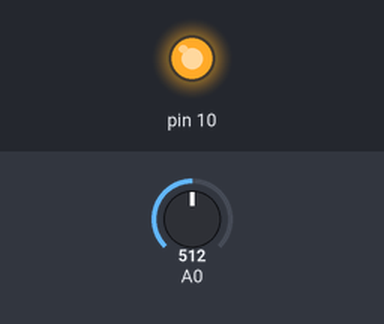
This sketch was run on a simulated Arduino Uno, built with avr-gcc and run on an emulated ATmega328P. Parts: output pins drawn as LEDs (lit = HIGH). The test bench sets the inputs (shaded band); at power-on: A0 = 512. What the sketch prints to the serial monitor is not drawn.

Above: at 1.2 s.
1.3 s: A0 set to 891
2.8 s: A0 set to 914
At 3.3 s:
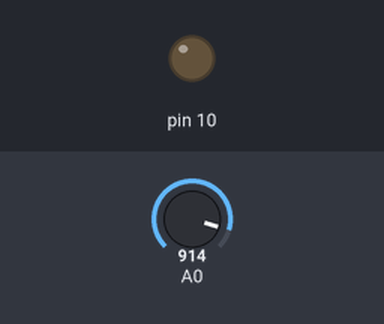
4.3 s: A0 set to 890
At 5.5 s:
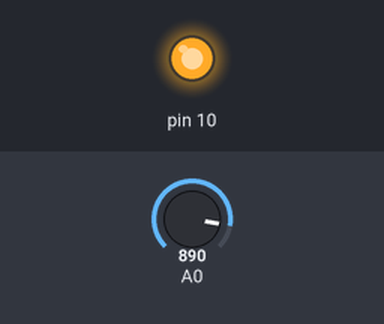
5.8 s: A0 set to 900
At 6.7 s:
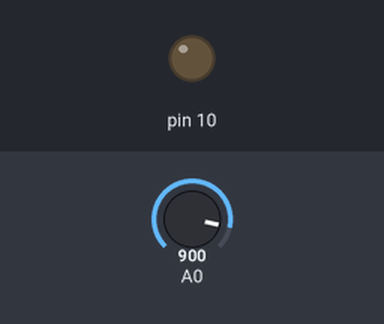
Timing chart, 0 to 8.3 s (numbered marks = the images above; inputs shaded):
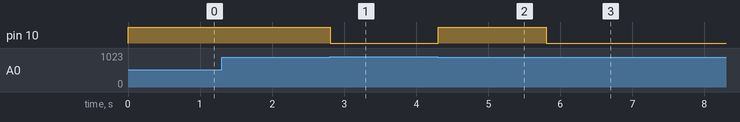

The sketch:

tcrt5000ReflektifSensor.ino
```cpp
void setup() {
  pinMode(10, OUTPUT);
  Serial.begin(9600);
}

void loop() {
  int sensorValue = analogRead(A0);
  Serial.print(sensorValue);
  if(sensorValue < 900){
    digitalWrite(10, HIGH);
  }
  else{
    digitalWrite(10, LOW);
  }
  delay(10);
}
```

Measured:
- the behaviour switches between 899 and 900 on A0 (found by bisection; images 0 and 1)
- after the input at 1.3 s, every drawn part: stays the same
- after the input at 2.8 s, pin 10: HIGH → LOW at once
- after the input at 4.3 s, pin 10: LOW → HIGH at once
- after the input at 5.8 s, pin 10: HIGH → LOW at once
